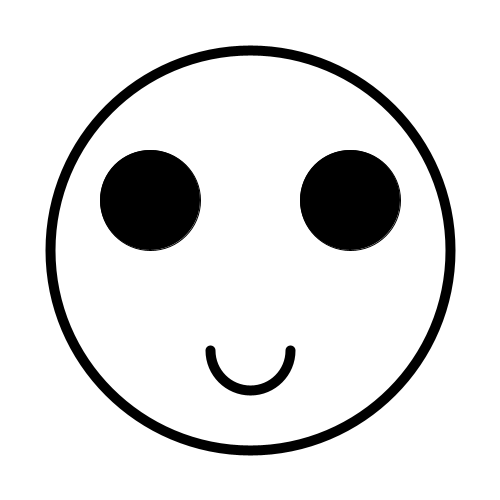
Frame 1 (no input)
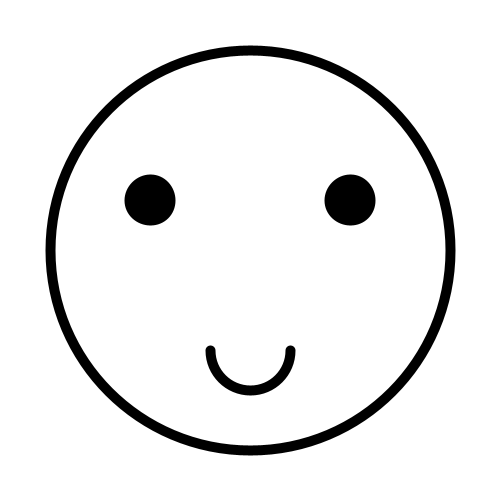
Frame 60 (the mouse pressed at the canvas centre just before this capture)
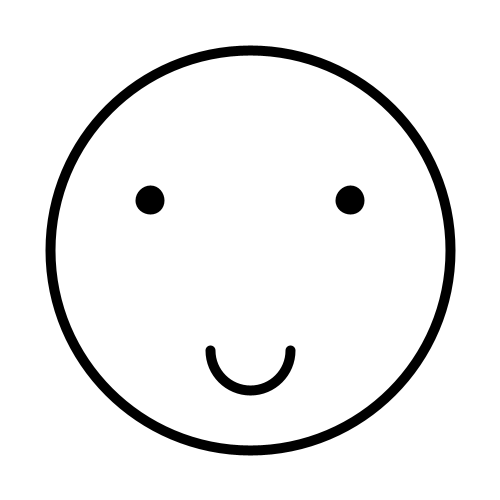
Frame 120 (the mouse held since frame 60 and released just before this capture)

The Processing sketch that drew these frames (run headless with seeded random() and noise(); from frame 60 on, the mouse is pressed at the canvas centre):

// Processing sketch: E1
// ── E1.pde
int x=100;
int y=100;


void setup()
{
  size(500,500);
  background(255);
  

}


void draw()
{
  background(255);


fill(0);
ellipse(150,200,x,y);
ellipse(350,200,x,y);


x--;
y--;




  noFill();
  stroke(0);
  strokeWeight(10);
  ellipse(250,250,400,400);
  
  arc(250, 350, 80, 80, 0, PI);
}
